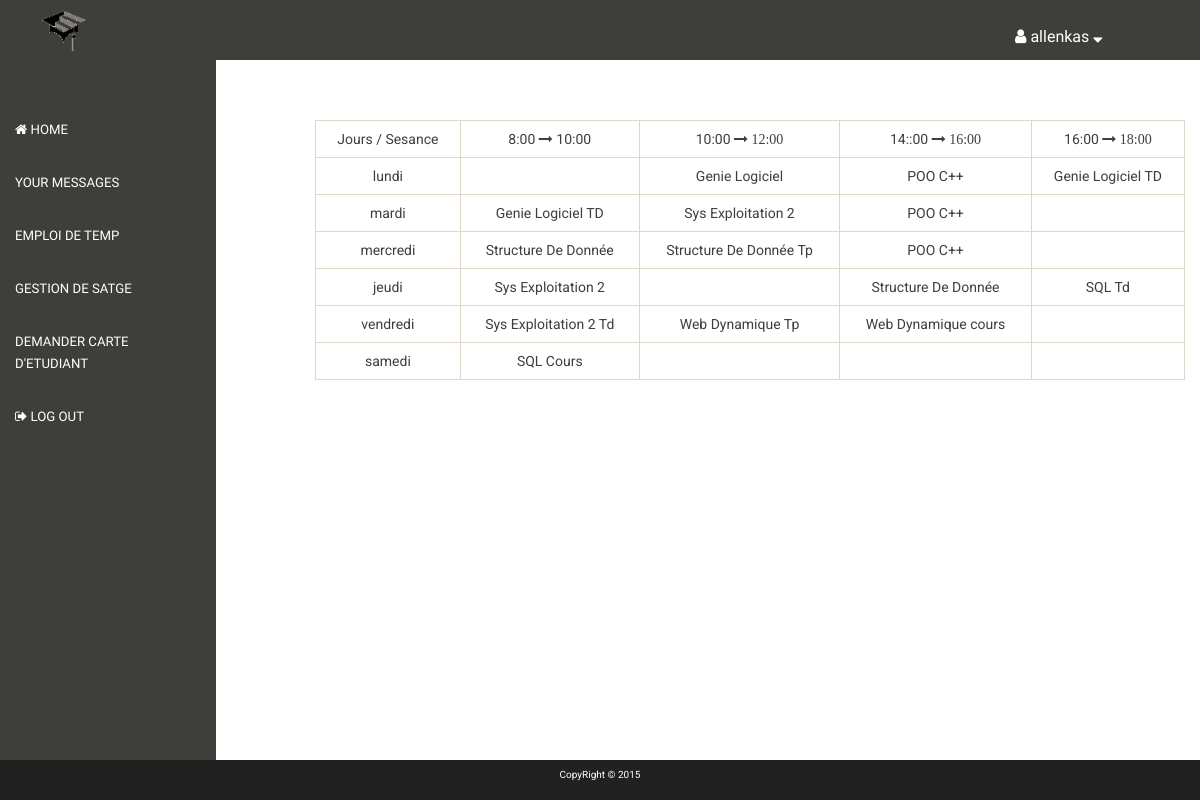
Screenshot of /pro.php?page=emploi (signed in) with the database file from the repository.
### tables this page shows
CREATE TABLE IF NOT EXISTS `temps` (
`id` int(11) NOT NULL,
  `jour` varchar(50) NOT NULL,
  `val1` varchar(100) NOT NULL,
  `val2` varchar(100) NOT NULL,
  `val3` varchar(100) NOT NULL,
  `val4` varchar(100) NOT NULL
);

### classes/Config.php (called while the page is built)
<?php
class Config{
    public static function get($path = null){
		if(isset($path)){
			$config = $GLOBALS['config'];
			$path = explode('/', $path);
			foreach ($path as $bit) {
				if(isset($config[$bit])){
					$config = $config[$bit];
				}
			}
			return $config;
		}
		return false;
	}
}
?>

### classes/Session.php (called while the page is built, shortened)
<?php
class Session{
	public static function exists($name){
		return(isset($_SESSION[$name])) ? true : false;
	}
	public static function get($name){
		return $_SESSION[$name];
	}
}
?>

### classes/DB.php (called while the page is built, shortened)
<?php
class DB{
    private static $_instance = null;
	       private $_pdo,
	               $_query,
	               $_error = false,
	               $_results,
	               $_count = 0;
	private function __construct(){
		try{
			$this->_pdo = new PDO('mysql:host='. Config::get('mysql/host').';
			                     dbname='. Config::get('mysql/db'),
			                               Config::get('mysql/user'),
			                               Config::get('mysql/pass'));
		}catch(PDOException $e){
			die($e->getMessage());
		}
	}
	public static function getInstance(){
		if(!isset(self::$_instance)){
			self::$_instance = new DB();
		}
		return self::$_instance;
	}
	public function query($sql, $params = array()){
		$this->_error = false;
		if($this->_query = $this->_pdo->prepare($sql)){
			$x = 1;
			if(count($params)){
				foreach ($params as $param) {
					$this->_query->bindValue($x, $param);
					$x++;
				}
			}
			if($this->_query->execute()){
				$this->_results = $this->_query->fetchAll(PDO::FETCH_OBJ);
				$this->_count = $this->_query->rowCount();
			}else{
				$this->_error = true;
			}
		}
		return $this;
	}
    public function action($action, $table, $where = array()){
		if(count($where) === 3){
			$operators = array('=', '>', '<', '>=', '<=');
			$field    = $where[0];
			$operator = $where[1];
			$value    = $where[2];
			if(in_array($operator, $operators)){
				$sql = "{$action} FROM {$table} WHERE {$field} {$operator} ?";
				if(!$this->query($sql, array($value))->error()){
					return $this;
				}
			}
		}
		return false;
	}
	public function get($table, $where){
		return $this->action('SELECT *', $table, $where);
	}
	public function first(){
		return $this->_results[0];
	}
	public function error(){
		return $this->_error;
	}
	public function count(){
		return $this->_count;
	}
}
?>

### classes/User.php (called while the page is built, shortened)
<?php
class User {
    private $_db,
            $_data,
            $_sessionName,
            $_cookieName,
            $_isLoggedIn;
    public function __construct($user = null){
        $this->_db = DB::getInstance();
        $this->_sessionName = Config::get('session/session_name');
        if(!$user) {
            if(Session::exists($this->_sessionName)) {
                $user = Session::get($this->_sessionName);
                if($this->find($user)) {
                    $this->_isLoggedIn = true;
                } else{
                }
            }
        } else{
            $this->find($user);
        }
    }
    public function find($user = null){
        if($user){
            $field = (is_numeric($user)) ? 'id' : 'memb_nom';
            $data = $this->_db->get('members', array($field, '=', $user));
            if($data->count()){
                $this->_data = $data->first();
                return true;
            }
        }
        return false;
    }
    public function data(){
        return $this->_data;
    }
}
?>

### functions/escape.php (called while the page is built)
<?php
function escape($string){
	return htmlentities($string, ENT_QUOTES, 'UTF-8');
}
?>

### emploi.php (the view, shortened to what this page needs)
<?php
$db = new PDO('mysql:host=localhost;dbname=gdn', 'root', '');
$temp = $db->query("SELECT * FROM temps");
while($row = $temp->fetchObject()){
	$temps[] = $row;
}
?>
<?php if(!empty($temps)){ ?>
	<table class="table table-bordered">
	    <tr>
		    <td>Jours / Sesance</td>
		    <td>8:00 <i class="fa fa-long-arrow-right"></i> 10:00</i></td>
		    <td>10:00 <i class="fa fa-long-arrow-right"> 12:00</td>
		    <td>14::00 <i class="fa fa-long-arrow-right"> 16:00</td>
		    <td>16:00 <i class="fa fa-long-arrow-right"> 18:00</td>
	    </tr>
	    <?php
	            foreach($temps as $temp){
	    		 ?>
				<tr>
					<td><?php echo $temp->jour; ?></td>
					<td><?php echo $temp->val1; ?></td>
					<td><?php echo $temp->val2; ?></td>
		    		<td><?php echo $temp->val3; ?></td>
					<td><?php echo $temp->val4; ?></td
				</tr>
	    <?php }?>
    </table>
<?php } else { ?>
<p>There is No Emploi Right Now..</p>
<?php } ?>

### template/header.php (shortened to what this page needs)
<!DOCTYPE html>
<html lang="en">
<head>
	<link rel="stylesheet" href="//maxcdn.bootstrapcdn.com/font-awesome/4.3.0/css/font-awesome.min.css">
	<link rel="stylesheet" href="template/css/bootstrap.css">
	<link rel="stylesheet" href="template/css/theme.css">
	<link rel="stylesheet" href="template/css/style.css">
</head>
<body>
<div class="navbar navbar-default">
	<div class="col-sm-2 plogo"><img src="template/img/logo.png" alt=""></div>
	<div class="col-sm-2 account">
		<ul>
			<li class="dropdown">
				<a class="dropdown-toggle" data-toggle="dropdown" href="#" role="button" aria-expanded="false">
				 <i class="fa fa-user"></i> <?php echo Session::get(Config::get('session/session_name'));?> <i class="fa fa-sort-desc"></i></a>
			</li>
		</ul>
	</div>
</div>

### template/side.php (shortened to what this page needs)
<?php
$user = new User();
?>
	<div class="sidebar col-sm-3">
		<ul class="nav side-nav">
			<?php if($user->data()->memb_group == 1) { ?>
			<li><a href="pro.php?page=home"><i class="fa fa-home"></i> Home</a></li>
			<li><a href="pro.php?page=message"><img src="" alt="">your messages</a></li>
			<li><a href="pro.php?page=emploi"><img src="" alt="">Emploi de Temp</a></li>
			<li><a href="pro.php?page=gstade"><img src="" alt="">Gestion De Satge</a></li>
			<li><a href="pro.php?page=demandCarte"><img src="" alt="">Demander Carte D'etudiant </a></li>
			<li><a href="pro.php?page=logout"><img src="" alt=""><i class="fa fa-sign-out"></i> Log Out</a></li>
			<?php } else if($user->data()->memb_group == 2) { ?>
			<li><a href="pro.php?page=home"><i class="fa fa-home"></i> Home</a></li>
			<li><a href="pro.php?page=pEmp"><img src="" alt="">Emploi De Temps</a></li>
			<li><a href="pro.php?page=emploi"><img src="" alt="">Emplois De Temp du Class</a></li>
			<li><a href="pro.php?page=listes"><img src="" alt="">Liste D'etudiant</a></li>
			<li><a href="pro.php?page=absence"><img src="" alt="">Saiser d'absence</a></li>
			<li><a href="pro.php?page=contacter"><img src="" alt="">Contacter An Etudiant</a></li>
			<li><a href="pro.php?page=statistique"><img src="" alt="">Statiques</a></li>
			<li><a href="pro.php?page=logout"><img src="" alt=""><i class="fa fa-sign-out"></i> Log Out</a></li>
			<?php } ?>
		</ul>
	</div>

### pro.php (shortened to what this page needs)
<?php require_once('template/header.php'); ?>
<?php require_once('template/side.php'); ?>
<div id="content" class="col-sm-9">
<?php
$page = escape(@$_GET['page']);
	switch($page){
		case 'emploi':
			require_once('emploi.php');
			break;
	}
?>
</div>
<?php require_once('template/footer.php'); ?>

### template/footer.php
<div class="footer">
	<p>CopyRight &copy; 2015</p>
</div>
</body>
</html>

### template/css/style.css (style rules this page uses)
* { padding: 0; margin: 0; list-style: none; text-decoration: none; }
body { font-size: 100%; }
.navbar-default { padding: 0; margin: 0; border: none; border-radius: 0; }
.plogo { position: absolute; z-index: 10; margin: 0; }
.plogo img { width: 60%; }
.account { float: right; color: white; text-align: left; }
.account > ul > li > a { display: block; cursor: pointer; margin-top: 1.6em; font-size: 1.6em; color: white; font-family: 'Bad Script', cursive !important; }
.sidebar { background-color: #3e3f3a; padding: 1em 0; height: 95%; width:18%; position: absolute; overflow: auto; top:0; }
.sidebar >ul { margin-top: 8em; }
.sidebar >ul >li { display: block; margin: 1em 0; }
.sidebar >ul >li > a { color: white; font-family: 'Bad Script', cursive; font-size: 1.2em; }
#content { float: right; overflow: auto; text-align: center; margin: 6em auto 1em; }
.footer { width: 100%; position: absolute; height:5%; text-align: center; bottom:0; background-color: #212121; }
.footer > p { line-height: 3em; color: white; margin:0; padding: 0; }

### emploi.php (style rules this page uses)
table tr td { font-size: 1.4em; }

### rows the page displays
temps: jour "lundi", val2 "Genie Logiciel", val3 "POO C++", val4 "Genie Logiciel TD"
temps: jour "mardi", val1 "Genie Logiciel TD", val2 "Sys Exploitation 2", val3 "POO C++"
temps: jour "mercredi", val1 "Structure De Donnée", val2 "Structure De Donnée Tp", val3 "POO C++"
temps: jour "jeudi", val1 "Sys Exploitation 2", val3 "Structure De Donnée", val4 "SQL Td"
temps: jour "vendredi", val1 "Sys Exploitation 2 Td", val2 "Web Dynamique Tp", val3 "Web Dynamique cours"
temps: jour "samedi", val1 "SQL Cours"

### other values shown
Session::get(Config::get('session/session_name')) "allenkas"
